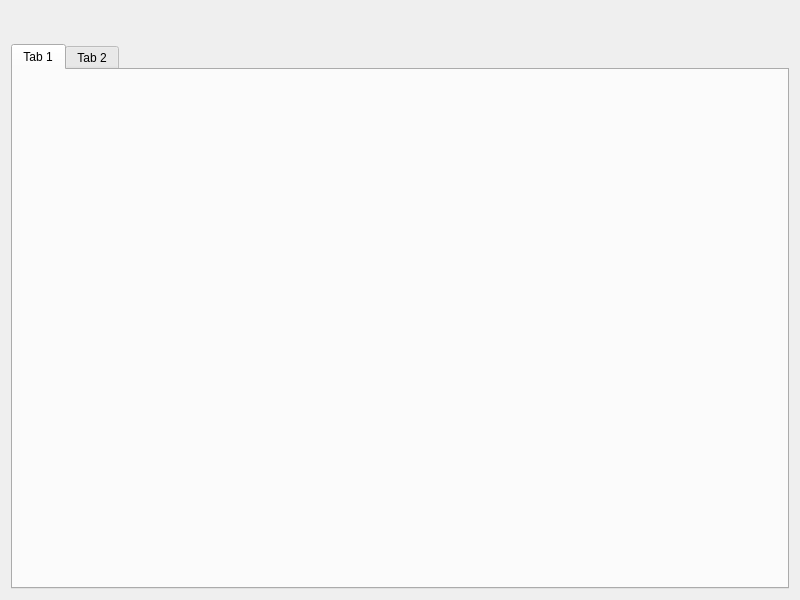
<?xml version="1.0" encoding="UTF-8"?>
<ui version="4.0">
 <class>MainWidget</class>
 <widget class="QWidget" name="MainWidget">
  <property name="geometry">
   <rect>
    <x>0</x>
    <y>0</y>
    <width>800</width>
    <height>600</height>
   </rect>
  </property>
  <property name="windowTitle">
   <string>MainWidget</string>
  </property>
  <layout class="QVBoxLayout" name="verticalLayout_3">
   <item>
    <layout class="QVBoxLayout" name="verticalLayout" stretch="1,20">
     <item>
      <layout class="QHBoxLayout" name="horizontalLayout" stretch="7">
       <item>
        <widget class="QLabel" name="lblPostureStatus">
         <property name="font">
          <font>
           <pointsize>15</pointsize>
          </font>
         </property>
         <property name="text">
          <string/>
         </property>
         <property name="scaledContents">
          <bool>false</bool>
         </property>
         <property name="alignment">
          <set>Qt::AlignmentFlag::AlignRight|Qt::AlignmentFlag::AlignTrailing|Qt::AlignmentFlag::AlignVCenter</set>
         </property>
        </widget>
       </item>
      </layout>
     </item>
     <item>
      <widget class="QTabWidget" name="tabWidget">
       <property name="currentIndex">
        <number>0</number>
       </property>
       <property name="usesScrollButtons">
        <bool>false</bool>
       </property>
       <widget class="QWidget" name="tab">
        <attribute name="title">
         <string>Tab 1</string>
        </attribute>
       </widget>
       <widget class="QWidget" name="tab_2">
        <attribute name="title">
         <string>Tab 2</string>
        </attribute>
       </widget>
      </widget>
     </item>
    </layout>
   </item>
  </layout>
 </widget>
 <resources/>
 <connections/>
</ui>
